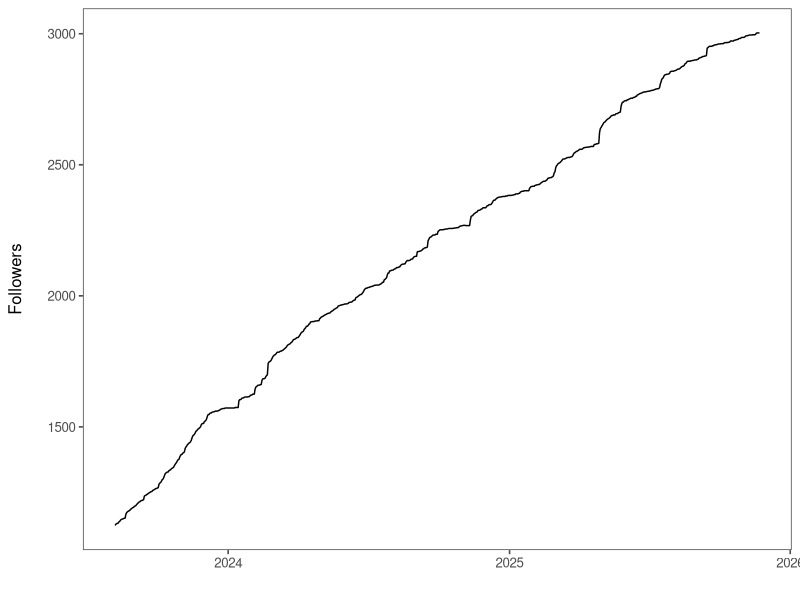
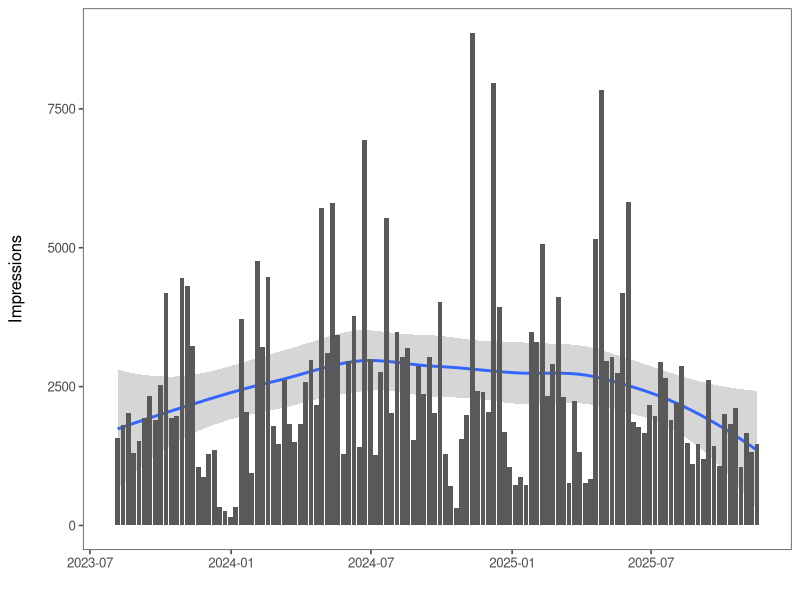
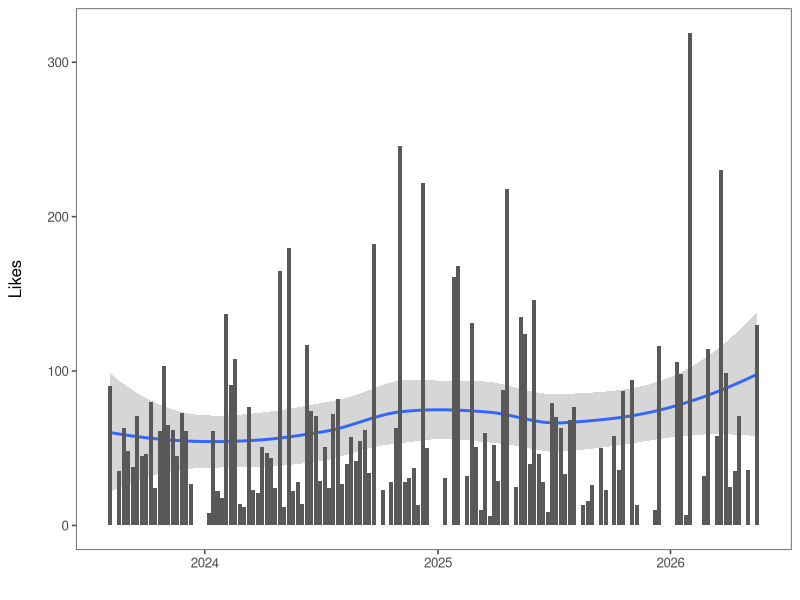
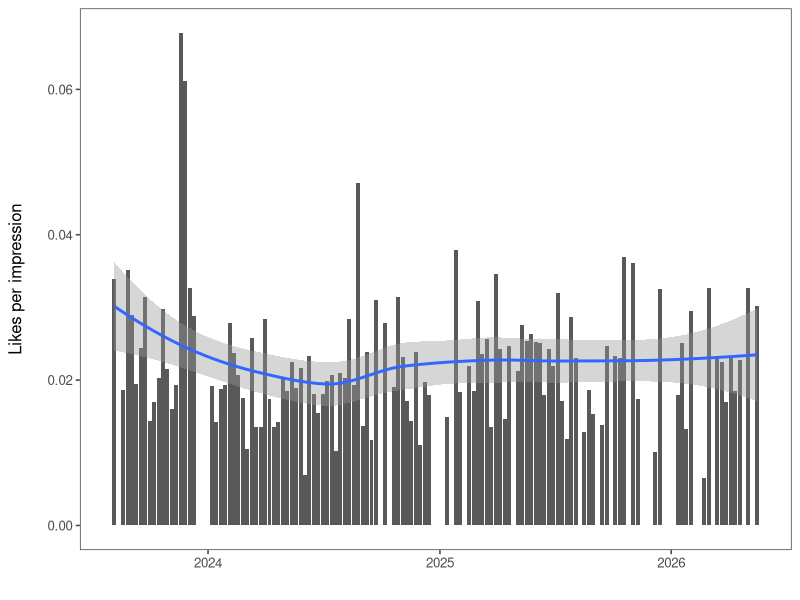
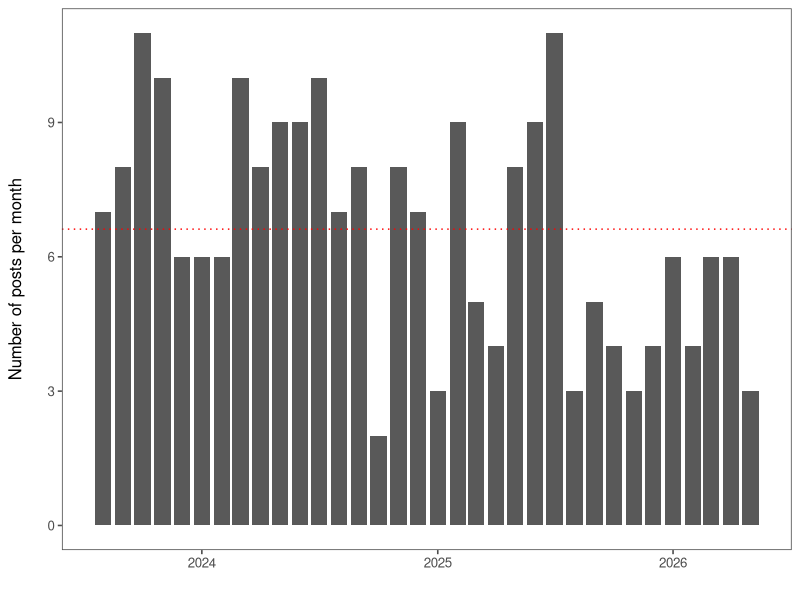
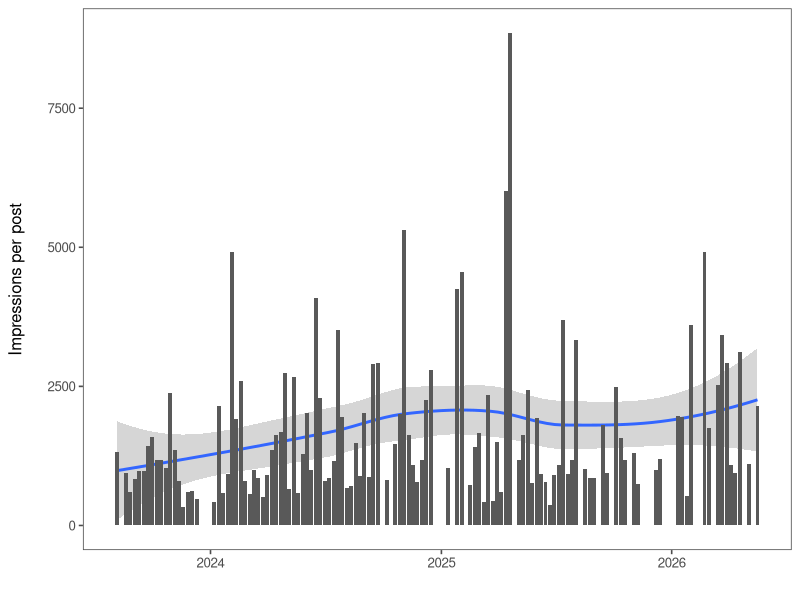
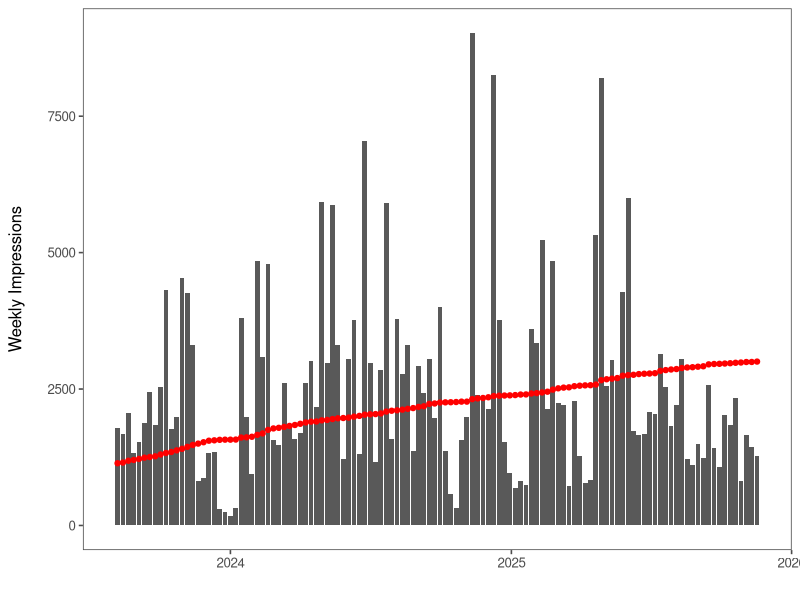
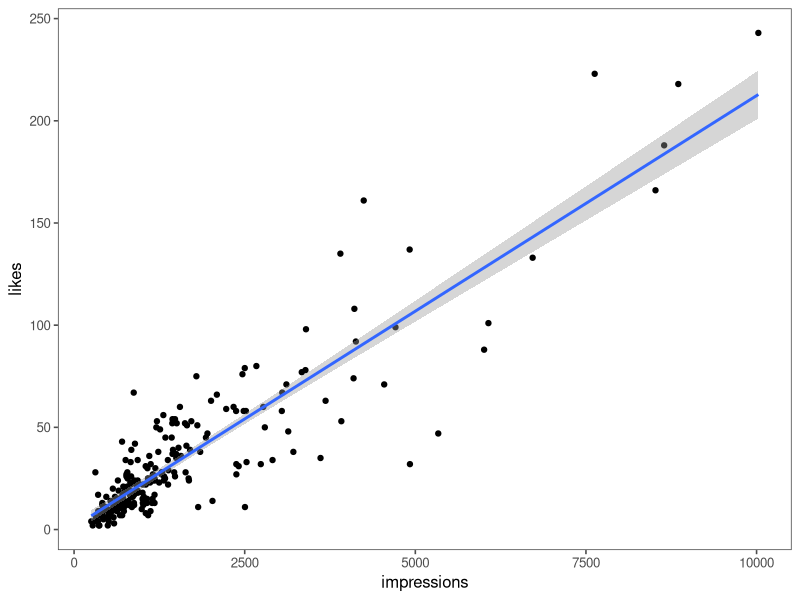

Source code (R) for these figures, in order:
## ---- chunk 1
library(tidyverse)
library(lubridate)
library(ggthemes)

followers  <- read_csv("clean-data/new-followers.csv")
content_posts  <- read_csv("clean-data/content_posts-overview.csv")
content_overview  <- read_csv("clean-data/content-overview.csv")
visitors  <- read_csv("clean-data/visitors-overview.csv")
## ---- chunk 2
followers |>
  ggplot(aes(x = date, y = cumulative_followers)) +
  geom_line() +
  labs(
    x = "",
    y = "Followers\n"
  ) +
    theme_few()
## ---- chunk 3
# impressions over time
content_overview %>%
  group_by(month = floor_date(date, "week")) %>%
  summarise(
    sum_value = sum(impressions, na.rm = TRUE),
    mean_value = mean(impressions, na.rm = TRUE),
    .groups = "drop"
  ) |>
  ggplot(aes(x = month, y = sum_value)) +
  geom_smooth() +
  geom_col() +
  labs(
    x = "",
    y = "Impressions\n"
  ) +
  theme_few()
## ---- chunk 4
content_posts %>%
  group_by(week = floor_date(date, "week")) %>%
  summarise(
    sum_value = sum(likes, na.rm = TRUE),
    mean_value = mean(likes, na.rm = TRUE),
    .groups = "drop"
  ) |>
  ggplot(aes(x = week, y = sum_value)) +
  geom_smooth() +
  geom_col() +
  labs(
    x = "",
    y = "Likes\n"
  ) +
  theme_few()
## ---- chunk 5
content_posts |>
  group_by(week = floor_date(date, "week")) %>%
  summarise(
    sum_likes = sum(likes, na.rm = TRUE),
    sum_impressions = sum(impressions, na.rm = TRUE),
    .groups = "drop"
  ) |>
  mutate(likes_per_impression = sum_likes/sum_impressions) |>
  ggplot(aes(x = week, y = likes_per_impression))  +
  geom_col() +
  geom_smooth() +
  labs(
    x = "",
    y = "Likes per impression\n"
  ) +
  theme_few()
## ---- chunk 6
mean_n_posts  <- content_posts %>%
  group_by(month = floor_date(date, "month")) %>%
  count() |>
  ungroup() |>
  summarise(mean_posts = mean(n)) |>
  pull()

content_posts %>%
  group_by(month = floor_date(date, "month")) %>%
  count() |>
  ggplot(aes(x = month, y = n)) +
  geom_col() +
  geom_hline(yintercept = mean_n_posts, color = "red", linetype = "dotted") +
  labs(
    x = "",
    y = "Number of posts per month\n"
  ) +
  theme_few()
## ---- chunk 7
content_posts %>%
  group_by(week = floor_date(date, "week")) %>%
  summarise(n_posts = n(),
  impression = sum(impressions, na.rm = TRUE)) |>
  mutate(impressions_per_post = impression/n_posts) |>
  ggplot(aes(x = week, y = impressions_per_post)) +
  geom_smooth() +
  geom_col() +
  labs(x = "",
  y = "Impressions per post\n") +
  theme_few()
## ---- chunk 8
followers_week  <- followers |> 
  mutate(week = floor_date(date, unit = "week", week_start = 1)) |> 
  group_by(week) |> 
  slice_max(cumulative_followers) |> 
  distinct(week, .keep_all = TRUE)  |> 
  select(week, cumulative_followers)

content_week  <- content_overview |> 
  mutate(week = floor_date(date, unit = "week", week_start = 1)) |> 
  group_by(week) |> 
  summarise(total_impressions = sum(impressions))

merge_week  <- followers_week |> 
  left_join(content_week)

merge_week  |> 
  ggplot() +
  geom_col(data = content_week, aes(x = week, y = total_impressions)) +
  geom_point(data = followers_week, aes(x = week, y = cumulative_followers), color = "red") +
  labs(x = "",
  y = "Weekly Impressions\n") +
    theme_few()

cor_data  <- merge_week |> 
  drop_na()

cor(cor_data$cumulative_followers, cor_data$total_impressions)
## ---- chunk 9
impressions_deepdive  <- content_posts |>
  mutate(week = floor_date(date, unit = "week", week_start = 1)) |>
  group_by(week) |>
  mutate(total_impressions = sum(impressions, na.rm = TRUE)) |>
  filter(total_impressions > 7000)
## ---- chunk 10
content_posts |>
  ggplot(aes(x = impressions, y = likes)) +
  geom_point() +
  geom_smooth(method = "lm") +
  theme_few()

cor(content_posts$impressions, content_posts$likes, use = "complete.obs")
## ---- chunk 11
content_posts_less7k <- content_posts |>
  filter(impressions < 7000)

content_posts_less7k |>
  ggplot(aes(x = impressions, y = likes)) +
  geom_point() +
  geom_smooth(method = "lm") +
  theme_few()

cor(content_posts_less7k$impressions, content_posts_less7k$likes, use = "complete.obs")
## ---- chunk 12
paste0("Correlation Impressions / Likes: ", cor(content_posts$impressions, content_posts$likes, use = "complete.obs"))
paste0("Correlation Impressions / Comments: ", cor(content_posts$impressions, content_posts$comments, use = "complete.obs"))
paste0("Correlation Impressions / Reposts: ", cor(content_posts$impressions, content_posts$reposts, use = "complete.obs"))
paste0("Correlation Impressions / Clicks: ", cor(content_posts$impressions, content_posts$clicks, use = "complete.obs"))
paste0("Correlation Impressions / Engagement Rate: ", cor(content_posts$impressions, content_posts$engagement_rate, use = "complete.obs"))
## ---- chunk 13
# filter top 10 posts according to likes
content_posts |> 
  slice_max(likes, n = 5) |> 
  select(post_title, likes) |> 
  knitr::kable(format = "html")
## ---- chunk 14
# filter top 10 posts according to likes
content_posts |> 
  slice_max(reposts, n = 5) |> 
  select(post_title, reposts) |> 
  knitr::kable(format = "html")
## ---- chunk 15
content_posts |>
  slice_max(engagement_rate, n = 5) |>
  select(post_title, engagement_rate) |>
  arrange(desc(engagement_rate)) |>
  knitr::kable(format = "html")
## ---- chunk 16
content_posts |>
  slice_max(n = 5, order_by = click_through_rate_ctr) |>
  select(post_title, click_through_rate_ctr) |>
  knitr::kable(format = "html")
## ---- chunk 17
hist(content_posts$click_through_rate_ctr, main = "Distribution of CTR", xlab = "Click Through Rate")
## ---- chunk 18
content_posts |>
  ggplot(aes(x = impressions, y = click_through_rate_ctr)) +
  geom_point() +
  geom_smooth(method = "lm") +
  labs(x = "\nImpressions", y = "Click Through Rate\n") +
  theme_few()

paste0("Correlation: ", cor(content_posts$impressions, content_posts$click_through_rate_ctr, use = "complete.obs"))
round(quantile(x = content_posts$click_through_rate_ctr, probs = seq(0,1,.1), na.rm = TRUE), digits = 2)
## ---- chunk 19
click_through_no_outliers  <- content_posts |>
  filter(click_through_rate_ctr < 0.4)

click_through_no_outliers |>
  ggplot(aes(x = impressions, y = click_through_rate_ctr)) +
  geom_point() +
  geom_smooth(method = "lm") +
  labs(x = "\nImpressions", y = "Click Through Rate\n") +
  theme_few()

paste0("Correlation: ", cor(click_through_no_outliers$impressions, click_through_no_outliers$click_through_rate_ctr, use = "complete.obs"))
## ---- chunk 20
visitors |>
  group_by(week = floor_date(date, "week")) |>
  summarise(page_views = sum(total_page_views, na.rm = TRUE), .groups = "drop") |>
  ggplot(aes(x = week, y = page_views)) +
  geom_col() +
  geom_smooth() +
  labs(
    x = "",
    y = "Page views\n"
  ) +
  theme_few()
## ---- chunk 21
visitors |>
  group_by(week = floor_date(date, "week")) |>
  summarise(unique_visitors = sum(total_unique_visitors, na.rm = TRUE), .groups = "drop") |>
  ggplot(aes(x = week, y = unique_visitors)) +
  geom_col() +
  geom_smooth() +
  labs(
    x = "",
    y = "Unique visitors\n"
  ) +
  theme_few()
## ---- chunk 22
visitors |>
  group_by(week = floor_date(date, "week")) |>
  summarise(
    Overview = sum(overview_page_views, na.rm = TRUE),
    Life = sum(life_page_views, na.rm = TRUE),
    Jobs = sum(jobs_page_views, na.rm = TRUE),
    .groups = "drop"
  ) |>
  pivot_longer(-week, names_to = "subpage", values_to = "page_views") |>
  ggplot(aes(x = week, y = page_views, fill = subpage)) +
  geom_col() +
  labs(
    x = "",
    y = "Page views\n",
    fill = ""
  ) +
  theme_few()
## ---- chunk 23
visitors |>
  group_by(week = floor_date(date, "week")) |>
  summarise(
    Desktop = sum(total_page_views_desktop, na.rm = TRUE),
    Mobile = sum(total_page_views_mobile, na.rm = TRUE),
    .groups = "drop"
  ) |>
  pivot_longer(-week, names_to = "device", values_to = "page_views") |>
  ggplot(aes(x = week, y = page_views, fill = device)) +
  geom_col() +
  labs(
    x = "",
    y = "Page views\n",
    fill = ""
  ) +
  theme_few()
